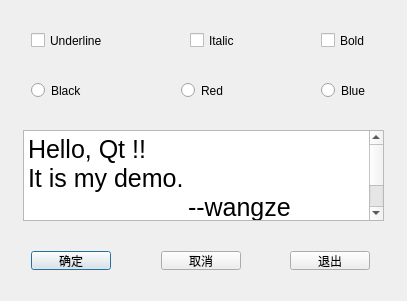
<?xml version="1.0" encoding="UTF-8"?>
<ui version="4.0">
 <class>QWDialog</class>
 <widget class="QDialog" name="QWDialog">
  <property name="geometry">
   <rect>
    <x>0</x>
    <y>0</y>
    <width>407</width>
    <height>301</height>
   </rect>
  </property>
  <property name="windowTitle">
   <string>Dialog by Designer</string>
  </property>
  <widget class="QWidget" name="horizontalLayoutWidget">
   <property name="geometry">
    <rect>
     <x>20</x>
     <y>240</y>
     <width>361</width>
     <height>41</height>
    </rect>
   </property>
   <layout class="QHBoxLayout" name="horizontalLayout">
    <item>
     <widget class="QPushButton" name="btnOK">
      <property name="text">
       <string>确定</string>
      </property>
     </widget>
    </item>
    <item>
     <spacer name="horizontalSpacer">
      <property name="orientation">
       <enum>Qt::Horizontal</enum>
      </property>
      <property name="sizeHint" stdset="0">
       <size>
        <width>40</width>
        <height>20</height>
       </size>
      </property>
     </spacer>
    </item>
    <item>
     <widget class="QPushButton" name="btnCancel">
      <property name="text">
       <string>取消</string>
      </property>
     </widget>
    </item>
    <item>
     <spacer name="horizontalSpacer_2">
      <property name="orientation">
       <enum>Qt::Horizontal</enum>
      </property>
      <property name="sizeHint" stdset="0">
       <size>
        <width>40</width>
        <height>20</height>
       </size>
      </property>
     </spacer>
    </item>
    <item>
     <widget class="QPushButton" name="btnClose">
      <property name="text">
       <string>退出</string>
      </property>
     </widget>
    </item>
   </layout>
  </widget>
  <widget class="QWidget" name="horizontalLayoutWidget_2">
   <property name="geometry">
    <rect>
     <x>20</x>
     <y>70</y>
     <width>361</width>
     <height>41</height>
    </rect>
   </property>
   <layout class="QHBoxLayout" name="horizontalLayout_6">
    <item>
     <widget class="QRadioButton" name="rBtnBlack">
      <property name="text">
       <string>Black</string>
      </property>
     </widget>
    </item>
    <item>
     <spacer name="horizontalSpacer_3">
      <property name="orientation">
       <enum>Qt::Horizontal</enum>
      </property>
      <property name="sizeHint" stdset="0">
       <size>
        <width>40</width>
        <height>20</height>
       </size>
      </property>
     </spacer>
    </item>
    <item>
     <widget class="QRadioButton" name="rBtnRed">
      <property name="text">
       <string>Red</string>
      </property>
     </widget>
    </item>
    <item>
     <spacer name="horizontalSpacer_4">
      <property name="orientation">
       <enum>Qt::Horizontal</enum>
      </property>
      <property name="sizeHint" stdset="0">
       <size>
        <width>40</width>
        <height>20</height>
       </size>
      </property>
     </spacer>
    </item>
    <item>
     <widget class="QRadioButton" name="rBtnBlue">
      <property name="text">
       <string>Blue</string>
      </property>
     </widget>
    </item>
   </layout>
  </widget>
  <widget class="QWidget" name="horizontalLayoutWidget_3">
   <property name="geometry">
    <rect>
     <x>20</x>
     <y>20</y>
     <width>361</width>
     <height>41</height>
    </rect>
   </property>
   <layout class="QHBoxLayout" name="horizontalLayout_7">
    <item>
     <widget class="QCheckBox" name="chkBoxUnder">
      <property name="text">
       <string>Underline</string>
      </property>
     </widget>
    </item>
    <item>
     <spacer name="horizontalSpacer_5">
      <property name="orientation">
       <enum>Qt::Horizontal</enum>
      </property>
      <property name="sizeHint" stdset="0">
       <size>
        <width>40</width>
        <height>20</height>
       </size>
      </property>
     </spacer>
    </item>
    <item>
     <widget class="QCheckBox" name="chkBoxItalic">
      <property name="text">
       <string>Italic</string>
      </property>
     </widget>
    </item>
    <item>
     <spacer name="horizontalSpacer_6">
      <property name="orientation">
       <enum>Qt::Horizontal</enum>
      </property>
      <property name="sizeHint" stdset="0">
       <size>
        <width>40</width>
        <height>20</height>
       </size>
      </property>
     </spacer>
    </item>
    <item>
     <widget class="QCheckBox" name="chkBoxBold">
      <property name="text">
       <string>Bold</string>
      </property>
     </widget>
    </item>
   </layout>
  </widget>
  <widget class="QPlainTextEdit" name="txtEdit">
   <property name="geometry">
    <rect>
     <x>23</x>
     <y>130</y>
     <width>361</width>
     <height>91</height>
    </rect>
   </property>
   <property name="font">
    <font>
     <pointsize>19</pointsize>
    </font>
   </property>
   <property name="plainText">
    <string>Hello, Qt !!
It is my demo.
		--wangze</string>
   </property>
  </widget>
 </widget>
 <layoutdefault spacing="6" margin="11"/>
 <tabstops>
  <tabstop>chkBoxUnder</tabstop>
  <tabstop>chkBoxItalic</tabstop>
  <tabstop>chkBoxBold</tabstop>
  <tabstop>rBtnBlack</tabstop>
  <tabstop>rBtnRed</tabstop>
  <tabstop>rBtnBlue</tabstop>
  <tabstop>txtEdit</tabstop>
  <tabstop>btnOK</tabstop>
  <tabstop>btnCancel</tabstop>
  <tabstop>btnClose</tabstop>
 </tabstops>
 <resources/>
 <connections>
  <connection>
   <sender>btnOK</sender>
   <signal>clicked()</signal>
   <receiver>QWDialog</receiver>
   <slot>accept()</slot>
   <hints>
    <hint type="sourcelabel">
     <x>56</x>
     <y>259</y>
    </hint>
    <hint type="destinationlabel">
     <x>117</x>
     <y>260</y>
    </hint>
   </hints>
  </connection>
  <connection>
   <sender>btnCancel</sender>
   <signal>clicked()</signal>
   <receiver>QWDialog</receiver>
   <slot>reject()</slot>
   <hints>
    <hint type="sourcelabel">
     <x>195</x>
     <y>259</y>
    </hint>
    <hint type="destinationlabel">
     <x>254</x>
     <y>261</y>
    </hint>
   </hints>
  </connection>
  <connection>
   <sender>btnClose</sender>
   <signal>clicked()</signal>
   <receiver>QWDialog</receiver>
   <slot>close()</slot>
   <hints>
    <hint type="sourcelabel">
     <x>342</x>
     <y>260</y>
    </hint>
    <hint type="destinationlabel">
     <x>203</x>
     <y>150</y>
    </hint>
   </hints>
  </connection>
 </connections>
</ui>
